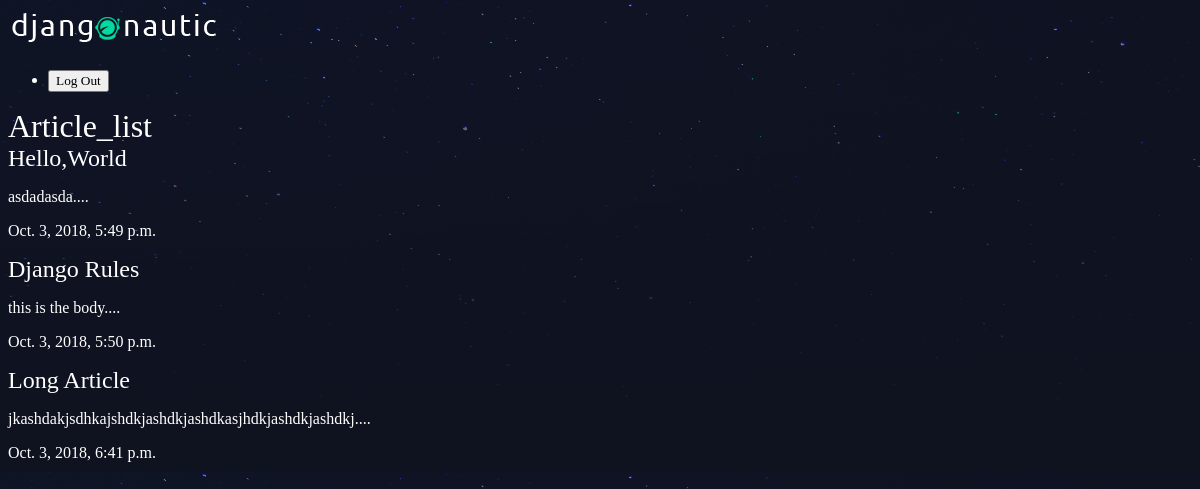
The app's page /articles/ with its own data.
### articles/models.py (models this page shows, shortened)
class Article(models.Model):
    title = models.CharField(max_length=100)
    slug = models.SlugField()
    body = models.TextField()
    date = models.DateTimeField(auto_now_add=True)
    thumb = models.ImageField(default='default.png', blank=True)
    def snippit(self):
        return self.body[:50] + "...."

### articles/views.py (the view)
# urls.py: path('', views.articlelist, name='list'),
def articlelist(request):
    articles = Article.objects.all().order_by('date')
    return render(request, 'articles/article_list.html',
                  {'articles': articles})

### articles/templates/articles/article_list.html
{% extends 'base_layout.html' %}
{% block content %}
    <h1>Article_list</h1>
    <div class="articles">
        {% for article in articles %}
            <div class="article">
                <h2><a href="{% url 'articles:detail' slug=article.slug %}">{{article.title}}</a></h2>
                <p>{{article.snippit}}</p>
                <p>{{article.date}}</p>
            </div>
        {% endfor %}
    </div>
{% endblock %}

### templates/base_layout.html (shortened to what this page needs)
{% load static from staticfiles %}
<!DOCTYPE html>
<html lang="en" dir="ltr">
    <head>
        <link rel="stylesheet" href="{% static 'style.css' %}">
    </head>
    <body>
        <h1><a href="{% url 'articles:list' %}"> <img src="{% static 'logo.png' %}" alt=""> </a></h1>
        <nav>
            <ul>
            <li>
                <form class="logout-link" action="{% url 'accounts:logout' %}" method="post">
                    <button type="submit">Log Out</button>
                </form>
            </li>
        </ul>
        </nav>
        {% block content %}
        {% endblock %}
    </body>
</html>

### assets/style.css (style rules this page uses)
body { background-color: #0f121f; background-image: url(stars.png); background-repeat-y: no-repeat; color: #fff; }
body * { font-family: Ubuntu; }
h1, h2, h3, h4, h5 { font-weight: normal; margin: 0; }
a, a:hover, a:visited { color: #fff; text-decoration: none; }

### records on screen
Article: title "Hello,World", snippit "asdadasda....", date "Oct. 3, 2018, 5:49 p.m."
Article: title "Django Rules", snippit "this is the body....", date "Oct. 3, 2018, 5:50 p.m."
Article: title "Long Article", snippit "jkashdakjsdhkajshdkjashdkjashdkasjhdkjashdkjashdkj....", date "Oct. 3, 2018, 6:41 p.m."
